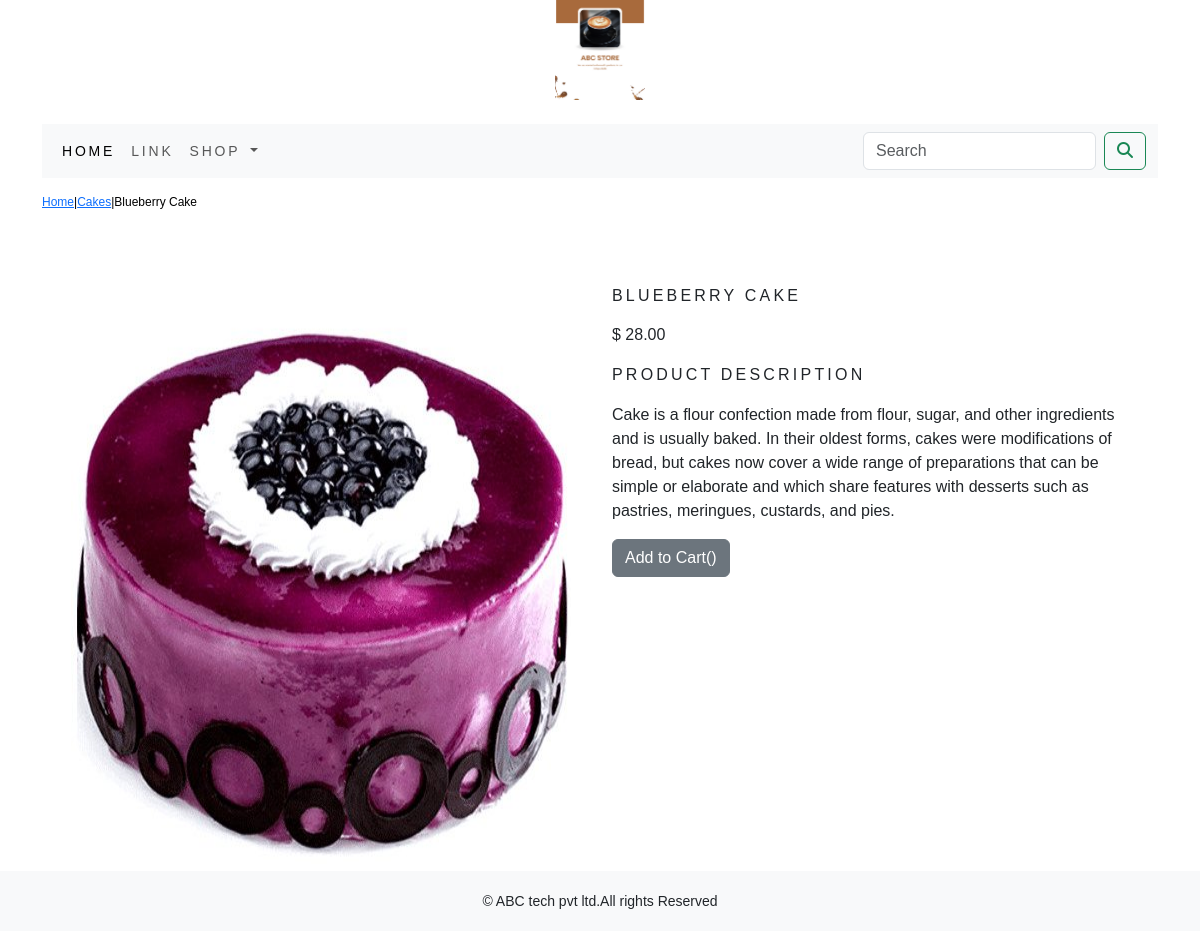
The page /shop/cakes/blueberry-cake/ on the database its author committed.
### shop/models.py (models this page shows, shortened)
class Product(models.Model):
    name=models.CharField(max_length=250,unique=True)
    slug=models.SlugField(max_length=250,unique=True)
    description = models.TextField(blank=True)
    image = models.ImageField(upload_to='product', blank=True)
    price=models.DecimalField(max_digits=10,decimal_places=2)
    category=models.ForeignKey(Category,on_delete=models.CASCADE)
    stock=models.IntegerField()
    available=models.BooleanField(default=True)
    created=models.DateTimeField(auto_now_add=True)
    updated=models.DateTimeField(auto_now=True)
    class Meta:
        ordering = ('name',)
        verbose_name = 'product'
        verbose_name_plural = 'products'

class Category(models.Model):
    name=models.CharField(max_length=250,unique=True)
    slug=models.SlugField(max_length=250,unique=True)
    description=models.TextField(blank=True)
    image=models.ImageField(upload_to='category',blank=True)
    class Meta:
        ordering=('name',)
        verbose_name='category'
        verbose_name_plural='categories'
    def get_url(self):
        return reverse('shop:products_by_category',args=[self.slug])

### shop/views.py (the view)
# urls.py: path('<slug:c_slug>/<slug:product_slug>/',views.ProDetails,name='ProDetails'),
def ProDetails(request,c_slug,product_slug):
    try:
        product=Product.objects.get(category__slug=c_slug,slug=product_slug)
    except Exception as e:
        raise e
    return render(request,'product.html',{'product':product})

### cart/context_processors.py (called while the page is built)
def counter(request):
    item_count=0
    if 'admin' in request.path:
        return {}
    else:
        try:
            cart=Cart.objects.filter(cart_id=_cart_id(request))
            cart_items = CartItem.objects.filter(cart=cart[:1])
            for cart_item in cart_items:
                item_count += cart_item.quantity
        except Cart.DoesNotExist:
            item_count=0
    return dict(item_count=item_count)

### cart/views.py (called while the page is built)
def _cart_id(request):
    cart=request.session.session_key
    if not cart:
        cart=request.session.create()
    return cart

### shop/context_processors.py (called while the page is built)
def menu_links(request):
    links=Category.objects.all()
    return dict(links=links)

### template/product.html (shortened to what this page needs)
{% extends 'base.html' %}
    {% load static %}
        {% block content %}
            <div class="row my_prod_row_class">
                <div class="mx-auto">
                    <p><a href="{% url 'shop:AllProdCat' %}">Home</a>|<a href="{{product.category.get_url}}">{{product.category.name}}</a>|{{product.name}}</p>
                </div>
            </div>
        <div class="container">
            <br>
            <div class="row">
                <div class="col-12 col-sm-12 col-md-12 col-lg-6 text-center">
                    <div style="min-width:18rem;">
                        <img src="{{product.image.url}}" alt="{{product.name}}" width="500px" height="600px">
                    </div>
                </div>
                <div class="col-12 col-sm-12 col-md-12 col-lg-6">
                    <div>
                        <div>
                            <h1 class="my_prod_title">{{product.name}}</h1>
                            <p>$ {{product.price}}</p>
                            <p class="my_title">Product Description</p>
                            <p class="text-justify my_prod_text">{{product.description}}</p>
                            {% if product.stock <= 0 %}
                            <p class="text-justify my_prod_text"><b>Out of Stock</b></p>
                            {% else %}
                            <a class="btn btn-secondary" href="{% url 'cart:add_cart' product.id %}">Add to Cart()</a>
                            {% endif %}
                        </div>
                    </div>
                </div>
            </div>
        </div>
        {% endblock %}

### static/css/custom.css (style rules this page uses)
body { font-family: 'Roboto', sans-serif; }
.my_title { font-size:16px; text-transform:uppercase; letter-spacing: .2em; }
.my_prod_row_class { padding-top:15px; padding-bottom:20px; }
.my_prod_row_class .mx-auto { color:#000; font-size:12px; text-decoration:none; }
.my_prod_title { font-size:16px; text-transform:uppercase; letter-spacing: .2em; padding-top:15px; padding-bottom:10px; }
.my_prod_text { padding-right:20px; }

### rows shown on the page
Product: category.name "Cakes", name "Blueberry Cake", image (picture), name "BLUEBERRY CAKE", price "28.00", description "Cake is a flour confection made from flour, sugar, and other ingredients and is usually baked. In their oldest forms, cakes were modifications of bread, but cakes now cover a wide range of preparations that can be simple or elaborate and which share features with desserts such as pastries, meringues, custards, and pies."
